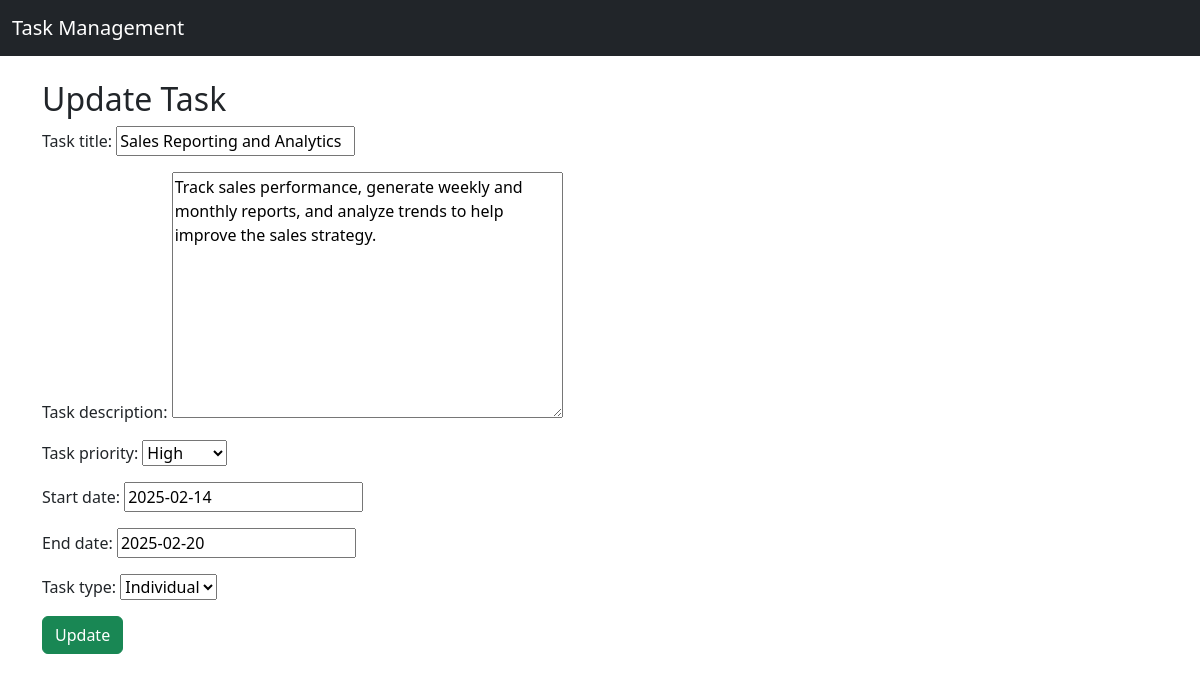
Page /task/update/2/ on the committed database.
### task/models.py (models this page shows, shortened)
class Task(models.Model):
    TASK_PRIORITY_CHOICES = [('High', 'High'), ('Medium', 'Medium'), ('Low', 'Low')]
    TASK_TYPE_CHOICES = [('Individual', 'Individual'), ('Team', 'Team')]
    task_title = models.CharField(max_length=100)
    task_description = models.TextField()
    task_priority = models.CharField(max_length=50, choices=TASK_PRIORITY_CHOICES)
    task_type = models.CharField(max_length=50, choices=TASK_TYPE_CHOICES, default='Individual')  # ✅ Add this line
    start_date = models.DateField()
    end_date = models.DateField()
    created_at = models.DateTimeField(auto_now_add=True)

### task/views.py (the view)
# urls.py: path('update/<int:task_id>/', views.update_task, name='update_task'),
def update_task(request, task_id):
    task = Task.objects.get(id=task_id)
    if request.method == 'POST':
        form = TaskForm(request.POST, instance=task)
        if form.is_valid():
            form.save()
            return redirect('task_dashboard')
    else:
        form = TaskForm(instance=task)
    return render(request, 'task/update_task.html', {'form': form})

### task/forms.py
class TaskForm(forms.ModelForm):
    class Meta:
        model = Task
        fields = ['task_title', 'task_description', 'task_priority', 'start_date', 'end_date', 'task_type']

### task/templates/task/update_task.html (shortened to what this page needs)
{% extends 'base.html' %}
{% block content %}
<h2>Update Task</h2>
<form method="post">
    {{ form.as_p }}
    <button type="submit" class="btn btn-success">Update</button>
</form>
{% endblock %}

### rows in the picture
Task: task_title "Sales Reporting and Analytics", task_description "Track sales performance, generate weekly and monthly reports, and analyze trends to help improve the sales strategy.", task_priority "High", start_date "2025-02-14", end_date "2025-02-20", task_type "Individual"
